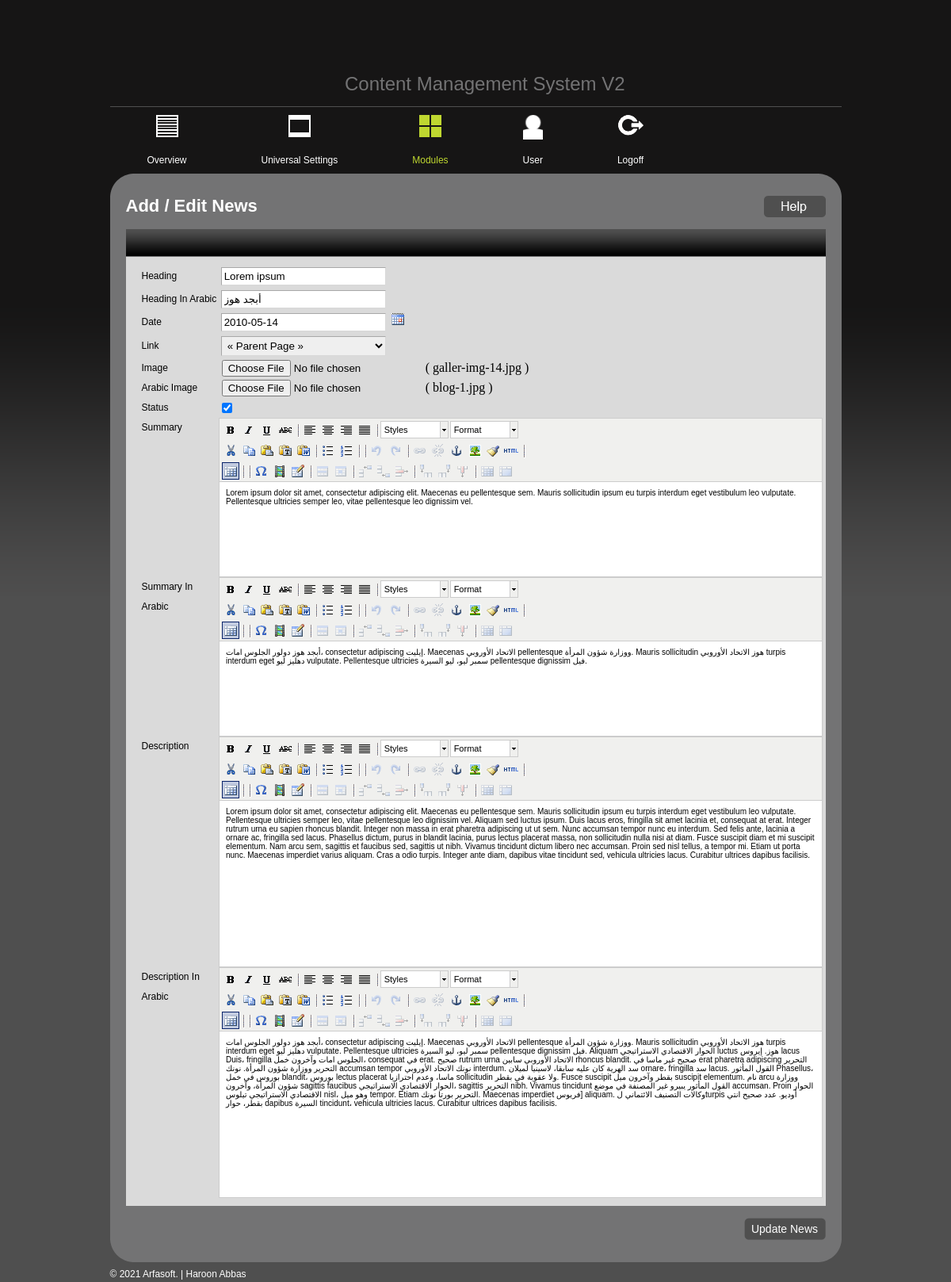
The app's page /admin/new_news.php?args1=1 (signed in) with its own data.
### tables this page shows
CREATE TABLE `news_tbl` (
  `id` int(11) NOT NULL,
  `heading` text NOT NULL,
  `pageid` int(11) NOT NULL,
  `ar_heading` blob NOT NULL,
  `newsdate` date NOT NULL,
  `summary` blob NOT NULL,
  `ar_summary` blob NOT NULL,
  `description` blob NOT NULL,
  `ar_description` blob NOT NULL,
  `image` text NOT NULL,
  `ar_image` text NOT NULL,
  `status` tinyint(1) NOT NULL DEFAULT '0'
);

### includes/db_wrapper.php (called while the page is built, shortened)
<?php
class mysqldb
{
    var $host;
    var $user;
    var $password;
    var $db_name;
    var $connection = false;
    var $result;
    var $error_level = 0;
    var $error_desc = "No errors";
    var $num_rows = 0;
    public function __construct($host, $user, $password, $db_name, $port)
    {
        $this->host = isset($host) ? $host : "localhost";
        $this->user = isset($user) ? $user : "root";
        $this->password = isset($password) ? $password : "";
        $this->db_name = isset($db_name) ? $db_name : "cms_db";
    }
    function connect($is_persistent = false)
    {
        if (!$is_persistent)
        {
            $this->connection = @mysqli_connect($this->host, $this->user, $this->password, $this->db_name);
        }
        else
        {
            $this->connection = @mysql_pconnect($this->host, $this->user, $this->password, $this->db_name);
        }
    }
    function error_report()
    {
        $this->error_level = mysqli_errno($this->connection);
        $this->error_desc = mysqli_error($this->connection);
    }
    function query($sqlString)
    {
        $this->sqlString = $sqlString;
        if ($this->connection !== false)
        {
            $this->result = mysqli_query($this->connection, $sqlString);
            if ($this->result)
            {
                $this->affected_rows = mysqli_affected_rows($this->connection);
                if (is_object($this->result))
                {
                    $this->num_rows = mysqli_num_rows($this->result);
                }
                return true;
            }
            else
            {
                $this->affected_rows = 0;
                $this->num_rows = 0;
                $this->add_debug_message(date("d/m/Y - H:i:s") . " - OPERATION FAILED: Executed [" . $this->sqlString . "] got " . $this->error_level . " " . $this->error_desc . "\r\n");
                return false;
            }
        }
        else
        {
            $this->affected_rows = 0;
            $this->num_rows = 0;
            $this->add_debug_message(date("d/m/Y - H:i:s") . " - OPERATION FAILED: No database open OR no SQL command provided" . "\r\n");
            return false;
        }
    }
    function fetch_assoc()
    {
        return mysqli_fetch_assoc($this->result);
    }
    function fetch_row($table_name, $where = false, $parameters = array())
    {
        $range = (isset($parameters['range']) && !empty($parameters['range'])) ? $parameters['range'] : " * ";
        $queryString = "SELECT $range FROM $table_name ";
        if ($where != false) $queryString .= " WHERE $where LIMIT 1";
        $this->query($queryString);
        if ($this->num_rows < 1)
        {
            return false;
        }
        else
        {
            return $this->fetch_assoc();
        }
    }
}
$mysql = new mysqldb(DB_HOST, DB_USER, DB_PASSWORD, DB_NAME, DB_PORT);
?>

### admin/includes/utility.php (called while the page is built, shortened)
<?php
	function cleaninputfield($mysql,$value){
		return mysqli_real_escape_string($mysql->connection,$value);
	}
	?>

### admin/new_news.php (the view, shortened to what this page needs)
<?php
	include_once("../includes/config.php");
	include_once("../includes/db_wrapper.php");
	include_once("includes/utility.php");    		include_once("includes/thumbnail_images.class.php");
	?>
<!DOCTYPE html PUBLIC "-//W3C//DTD XHTML 1.0 Transitional//EN" "http://www.w3.org/TR/xhtml1/DTD/xhtml1-transitional.dtd">
<html xmlns="http://www.w3.org/1999/xhtml">
<head>
<?php
	include_once("widgets/meta_tags.php");
	?>
	<link href="calendar/dhtmlgoodies_calendar.css" type="text/css" rel="stylesheet">
	<link href="calendar/CalendarControl.css" type="text/css" rel="stylesheet">
</head>
<body>
	<div class="wrap">
		<?php
			include_once("widgets/header.php");
			include_once("widgets/top_menu.php");
			?>
		<div class="container-top"></div>
		<?php
			if(isset($_GET['args1'])){
				$args1 =cleaninputfield($mysql,$_GET['args1']);
				$postrow = $mysql->fetch_row("news_tbl","id=$args1");
			}
			?>
		<form action="" method="post" name="news_form" id="news_form"  enctype="multipart/form-data">
		<div class="container">
			<h2>Add / Edit News</h2>
			<div class="rightbtn">
				<a href="#"><img src="images/helpbtn.png" border="0" alt="help" /></a>
			</div>
			<div class="content">
			<div class="content-bar"></div>
			<table width="100%" border="0" cellspacing="0" cellpadding="0" class="addpage">
				  <tr>
					<td width="11%"><label for="heading">Heading</label></td>
					<td width="89%"><input name="heading" id="heading" type="text" <?php if(isset($postrow)){?> value="<?php echo $postrow['heading']; ?>"<?php } ?>/></td>
				  </tr>
				  <tr>
					<td width="11%"><label for="heading">Heading In Arabic</label></td>
					<td width="89%"><input name="ar_heading" id="ar_heading" type="text" <?php if(isset($postrow)){?> value="<?php echo $postrow['ar_heading']; ?>"<?php } ?>/></td>
				  </tr>
				  <tr>
					<td><label for="newsdate">Date</label></td>
					<td><input name="newsdate" id="newsdate" readonly="readonly" type="text" value="<?php if(isset($postrow)){ echo $postrow['newsdate']; }else{ echo date('Y-m-d'); }?>" onfocus="displayCalendar(document.getElementById('newsdate'),'yyyy-mm-dd', document.getElementById('newsdate'));"> <img src="images/caldp.jpg" onClick="displayCalendar(document.getElementById('newsdate'),'yyyy-mm-dd', document.getElementById('newsdate'));" style="cursor:pointer;">
					</td>
				  </tr>
					 <tr>
				    <td><label for="link">Link</label></td>
				    <td>
					<select name="link" id="link">
							<option value="0"> &laquo; Parent Page &raquo;  </option>
						</select>
					</td>
		        </tr>
				  <tr>
				  <td width="11%"><label for="image">Image </label></td>
				  <td><input type="file" name="image" id="image" /><?php  if(isset($postrow)){?> <?php echo "(   $postrow[image]   )"; } ?>					</td>
				  </tr>
				  <tr>
				  <td width="11%"><label for="image">Arabic Image </label></td>
				  <td><input type="file" name="ar_image" id="ar_image" /><?php  if(isset($postrow)){?> <?php echo "(   $postrow[ar_image]   )"; } ?>
				  </td>
				  </tr>
				   <tr>
					<td width="11%"><label for="status">Status</label></td>
					<td width="89%"><input name="status" id="status" type="checkbox" <?php if(isset($postrow) && $postrow['status']==1){ ?> checked="checked" <?php } ?>/></td>
				  </tr>
				  <tr>
					<td valign="top"><label for="summary">Summary </label></td>
					<td><textarea name="summary" id="summary" style="width:97%" rows="12"><?php if(isset($postrow)){ echo stripslashes($postrow['summary']); } ?></textarea></td>
				  </tr>
				  <tr>
					<td valign="top"><label for="summary">Summary In Arabic</label></td>
					<td><textarea name="ar_summary" id="ar_summary" style="width:97%" rows="12"><?php if(isset($postrow)){ echo stripslashes($postrow['ar_summary']); } ?></textarea></td>
				  </tr>
				  <tr>
					<td valign="top"><label for="description">Description</label></td>
					<td><textarea name="description" id="description" style="width:97%" rows="18"><?php if(isset($postrow)){ echo stripslashes($postrow['description']); } ?></textarea></td>
				  </tr>
				   <tr>
					<td valign="top"><label for="description">Description In Arabic</label></td>
					<td><textarea name="ar_description" id="ar_description" style="width:97%" rows="18"><?php if(isset($postrow)){ echo stripslashes($postrow['ar_description']); } ?></textarea></td>
				  </tr>
			  </table>
		</div>
		<div class="addbtn-right">
	<?php
			if(isset($_GET['args1'])){ ?>
				<input name="update" id="update" border="0" type="submit" value="Update News" class="addpagebtn" />
	  <?php }else{ ?>
				<input type="hidden" name="addnews" id="addnews" value="addnews" />
				<input name="add" id="add" border="0" type="submit" value="Add News" class="addpagebtn" />
		<?php } ?>
			</div>
		</div>
		</form>
		<div class="container-bottom"></div>
		<?php
			include_once("widgets/footer.php");
			?>
	</div>
</body>
</html>

### admin/style.css (style rules this page uses)
body { margin:0px; padding:0px; background:url(images/bodybg.png) repeat-x; background-color:#4f4f4f; }
.wrap { width:923px; margin:0 auto; }
.container-top { float:left; background:url(images/con-top.png) no-repeat; width:923px; height:28px; }
.container { float:left; width:883px; background:url(images/containerbg.png) repeat-y; padding:0px 20px; }
.container h2 { margin:0px; float:left; font-family:Arial, Helvetica, sans-serif; font-size:22px; font-weight:bold; color:#FFFFFF; }
.rightbtn { float:right; }
.content { float:left; width:883px; background-color:#dadada; margin:15px 0px; }
.content-bar { background:url(images/container-headerbg.png) repeat-x; width:883px; height:35px; }
.content .addpage { margin:10px 20px; }
.content label { color:#000000; font-family:Arial, Helvetica, sans-serif; font-size:12px; line-height:25px; }
.content input[type="text"] { width:200px; -moz-border-radius:3px; border-color:#A8A8A8 #D8D8D8 #D8D8D8 #A8A8A8; border-left:1px solid #A8A8A8; border-style:solid; border-width:1px; margin:3px; padding:3px; }
.content select { width:208px; -moz-border-radius:3px; border-color:#A8A8A8 #D8D8D8 #D8D8D8 #A8A8A8; border-left:1px solid #A8A8A8; border-style:solid; border-width:1px; margin:3px; padding:3px; }
.addbtn-right { float:left; width:883px; text-align:right; }
.container-bottom { float:left; background:url(images/cont-bottom.png) no-repeat; width:923px; height:28px; }
.addpagebtn { background:url(images/addapage.png) no-repeat; width:103px; height:28px; border:none; padding:0px; color:#FFFFFF; font-family:Arial, Helvetica, sans-serif; font-size:14px; cursor:pointer; }

### admin/tiny_mce/themes/advanced/skins/default/content.css (style rules this page uses)
body, td, pre { color:#000; font-family:Verdana, Arial, Helvetica, sans-serif; font-size:10px; margin:8px; }
body { background:#FFF; }
img { border:0; }
table { cursor:default }
table td, table th { cursor:text }

### records on screen
news_tbl: heading "Lorem ipsum", ar_heading "أبجد هوز", newsdate "2010-05-14", image "galler-img-14.jpg", ar_image "blog-1.jpg", status "☑"
